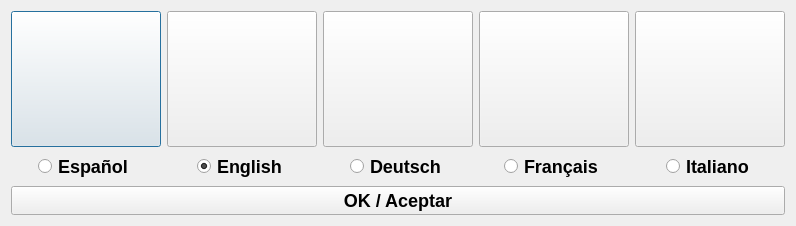
<?xml version="1.0" encoding="UTF-8"?>
<ui version="4.0">
 <class>LanguageChooser</class>
 <widget class="QDialog" name="LanguageChooser">
  <property name="geometry">
   <rect>
    <x>0</x>
    <y>0</y>
    <width>679</width>
    <height>226</height>
   </rect>
  </property>
  <property name="windowTitle">
   <string>Choose Language</string>
  </property>
  <layout class="QVBoxLayout" name="verticalLayout_4">
   <item>
    <layout class="QHBoxLayout" name="horizontalLayout">
     <item>
      <layout class="QVBoxLayout" name="verticalLayout_2">
       <item>
        <widget class="QPushButton" name="spanishLabel">
         <property name="sizePolicy">
          <sizepolicy hsizetype="Minimum" vsizetype="Expanding">
           <horstretch>0</horstretch>
           <verstretch>0</verstretch>
          </sizepolicy>
         </property>
         <property name="minimumSize">
          <size>
           <width>150</width>
           <height>0</height>
          </size>
         </property>
         <property name="styleSheet">
          <string notr="true">image:url(:/languages/spanish-flag.png);</string>
         </property>
        </widget>
       </item>
       <item alignment="Qt::AlignHCenter">
        <widget class="QRadioButton" name="radioSpanish">
         <property name="styleSheet">
          <string notr="true">font: bold;font-size: 18px;</string>
         </property>
         <property name="text">
          <string>Español</string>
         </property>
        </widget>
       </item>
      </layout>
     </item>
     <item>
      <layout class="QVBoxLayout" name="verticalLayout">
       <item>
        <widget class="QPushButton" name="englishLabel">
         <property name="sizePolicy">
          <sizepolicy hsizetype="Minimum" vsizetype="Expanding">
           <horstretch>0</horstretch>
           <verstretch>0</verstretch>
          </sizepolicy>
         </property>
         <property name="minimumSize">
          <size>
           <width>150</width>
           <height>0</height>
          </size>
         </property>
         <property name="styleSheet">
          <string notr="true">image:url(:/languages/english-flag.png);</string>
         </property>
        </widget>
       </item>
       <item alignment="Qt::AlignHCenter">
        <widget class="QRadioButton" name="radioEnglish">
         <property name="styleSheet">
          <string notr="true">font: bold;font-size: 18px;</string>
         </property>
         <property name="text">
          <string>English</string>
         </property>
         <property name="checked">
          <bool>true</bool>
         </property>
        </widget>
       </item>
      </layout>
     </item>
     <item>
      <layout class="QVBoxLayout" name="verticalLayout_3">
       <item>
        <widget class="QPushButton" name="germanLabel">
         <property name="sizePolicy">
          <sizepolicy hsizetype="Minimum" vsizetype="Expanding">
           <horstretch>0</horstretch>
           <verstretch>0</verstretch>
          </sizepolicy>
         </property>
         <property name="minimumSize">
          <size>
           <width>150</width>
           <height>0</height>
          </size>
         </property>
         <property name="styleSheet">
          <string notr="true">image:url(:/languages/german-flag.png);</string>
         </property>
        </widget>
       </item>
       <item alignment="Qt::AlignHCenter">
        <widget class="QRadioButton" name="radioGerman">
         <property name="styleSheet">
          <string notr="true">font: bold;font-size: 18px;</string>
         </property>
         <property name="text">
          <string>Deutsch</string>
         </property>
         <property name="checked">
          <bool>false</bool>
         </property>
        </widget>
       </item>
      </layout>
     </item>
     <item>
      <layout class="QVBoxLayout" name="verticalLayout_5">
       <item>
        <widget class="QPushButton" name="frenchLabel">
         <property name="sizePolicy">
          <sizepolicy hsizetype="Minimum" vsizetype="Expanding">
           <horstretch>0</horstretch>
           <verstretch>0</verstretch>
          </sizepolicy>
         </property>
         <property name="minimumSize">
          <size>
           <width>150</width>
           <height>0</height>
          </size>
         </property>
         <property name="styleSheet">
          <string notr="true">image:url(:/languages/french-flag.png);</string>
         </property>
        </widget>
       </item>
       <item alignment="Qt::AlignHCenter">
        <widget class="QRadioButton" name="radioFrench">
         <property name="styleSheet">
          <string notr="true">font: bold;font-size: 18px;</string>
         </property>
         <property name="text">
          <string>Français</string>
         </property>
         <property name="checked">
          <bool>false</bool>
         </property>
        </widget>
       </item>
      </layout>
     </item>
     <item>
      <layout class="QVBoxLayout" name="verticalLayout_5">
       <item>
        <widget class="QPushButton" name="italianLabel">
         <property name="sizePolicy">
          <sizepolicy hsizetype="Minimum" vsizetype="Expanding">
           <horstretch>0</horstretch>
           <verstretch>0</verstretch>
          </sizepolicy>
         </property>
         <property name="minimumSize">
          <size>
           <width>150</width>
           <height>0</height>
          </size>
         </property>
         <property name="styleSheet">
          <string notr="true">image:url(:/languages/italian-flag.png);</string>
         </property>
        </widget>
       </item>
       <item alignment="Qt::AlignHCenter">
        <widget class="QRadioButton" name="radioItalian">
         <property name="styleSheet">
          <string notr="true">font: bold;font-size: 18px;</string>
         </property>
         <property name="text">
          <string>Italiano</string>
         </property>
         <property name="checked">
          <bool>false</bool>
         </property>
        </widget>
       </item>
      </layout>
     </item>
    </layout>
   </item>
   <item>
    <layout class="QHBoxLayout" name="horizontalLayout_3">
     <item>
      <widget class="QPushButton" name="okButton">
       <property name="styleSheet">
        <string notr="true">font: bold;font-size: 18px;</string>
       </property>
       <property name="text">
        <string>OK / Aceptar</string>
       </property>
      </widget>
     </item>
    </layout>
   </item>
  </layout>
 </widget>
 <resources/>
 <connections/>
</ui>
